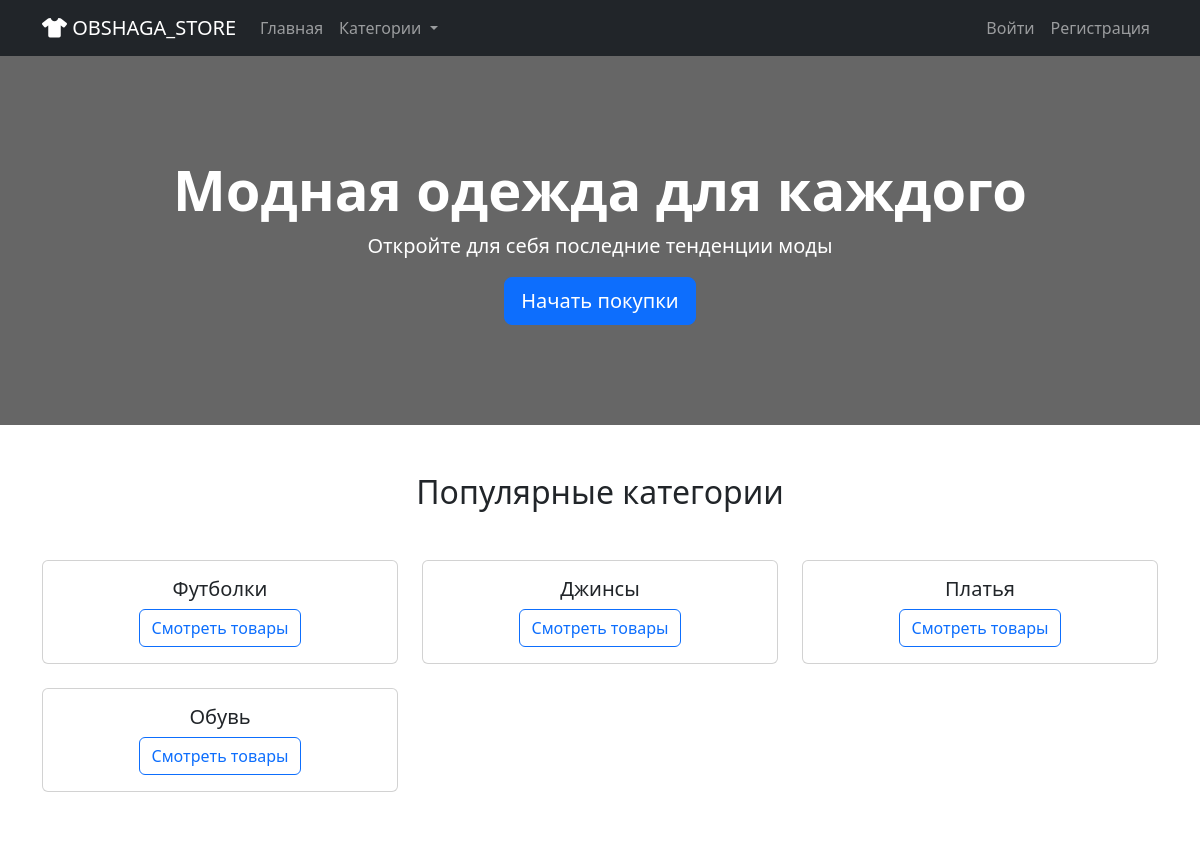
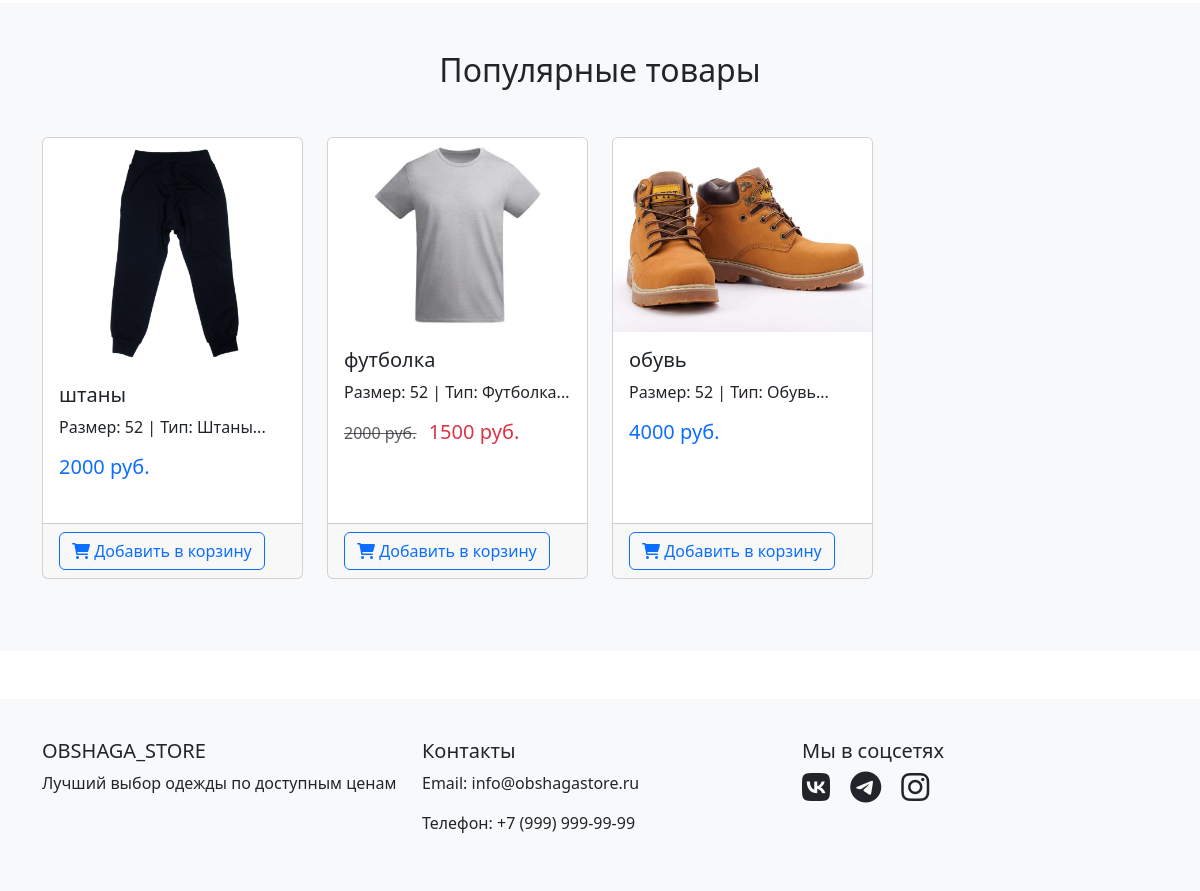
The page / on the database its author committed (2 pictures, top to bottom).
### data/items.py (models this page shows, shortened)
class Item(SqlAlchemyBase, UserMixin, SerializerMixin):
    __tablename__ = 'items'
    id = sqlalchemy.Column(sqlalchemy.Integer,
                           primary_key=True, autoincrement=True)
    name = sqlalchemy.Column(sqlalchemy.String, default='None', nullable=True)
    img = sqlalchemy.Column(sqlalchemy.String, default='None', nullable=True)
    price = sqlalchemy.Column(sqlalchemy.Integer, nullable=True)
    price_down = sqlalchemy.Column(sqlalchemy.Integer, nullable=True)
    size = sqlalchemy.Column(sqlalchemy.String, default='None', nullable=True)
    count = sqlalchemy.Column(sqlalchemy.Integer, nullable=True)
    type_wear = sqlalchemy.Column(sqlalchemy.String, default='None', nullable=True)
    is_see = sqlalchemy.Column(sqlalchemy.Boolean, default=False, nullable=True)
    count_buy = sqlalchemy.Column(sqlalchemy.Integer, default=0, nullable=True)
    user_id = sqlalchemy.Column(sqlalchemy.Integer,
                                sqlalchemy.ForeignKey("users.id"))
    user = orm.relationship('User')
    @property
    def image_url(self):
        return self.img if self.img != 'None' else 'https://via.placeholder.com/250x300'
    @property
    def description(self):
        return f"Размер: {self.size} | Тип: {self.type_wear}"

### lms.py (the view)
@app.route("/")
def index():
    db_sess = db_session.create_session()
    items = db_sess.query(Item).filter(Item.is_see == True).limit(3).all()
    categories = [
        {'id': 1, 'name': 'Футболки'},
        {'id': 2, 'name': 'Джинсы'},
        {'id': 3, 'name': 'Платья'},
        {'id': 4, 'name': 'Обувь'}
    ]
    return render_template("index.html",
                           title='FashionStore - Главная',
                           products=items,
                           categories=categories,
                           current_user=current_user)

### data/db_session.py (called while the page is built)
def create_session() -> Session:
    global __factory
    return __factory()

### templates/index.html (shortened to what this page needs)
{% extends "layout.html" %}
{% block content %}
<section class="hero-section text-center">
    <div class="container">
        <h1 class="display-4 fw-bold">Модная одежда для каждого</h1>
        <p class="lead">Откройте для себя последние тенденции моды</p>
        <a href="#products" class="btn btn-primary btn-lg">Начать покупки</a>
    </div>
</section>
<section class="py-5">
    <div class="container">
        <h2 class="text-center mb-5">Популярные категории</h2>
        <div class="row">
            {% for category in categories %}
            <div class="col-md-4 mb-4">
                <div class="card category-card h-100">
                    <div class="card-body text-center">
                        <h5 class="card-title">{{ category.name }}</h5>
                        <a href="{{ url_for('category', category_id=category.id) }}" class="btn btn-outline-primary">Смотреть товары</a>
                    </div>
                </div>
            </div>
            {% endfor %}
        </div>
    </div>
</section>
<section class="py-5 bg-light" id="products">
    <div class="container">
        <h2 class="text-center mb-5">Популярные товары</h2>
        <div class="row">
            {% for product in products %}
            <div class="col-lg-3 col-md-6 mb-4">
                <div class="card product-card h-100">
                    <img src="static/img/{{ product.image_url }}" class="card-img-top" alt="{{ product.name }}">
                    <div class="card-body">
                        <h5 class="card-title">{{ product.name }}</h5>
                        <p class="card-text">{{ product.description[:100] }}...</p>
                        <div class="d-flex justify-content-between align-items-center">
                            {% if product.price_down > 0 %}
                            <div>
                                <span class="text-muted text-decoration-line-through">{{ product.price }} руб.</span>
                                <span class="h5 text-danger ms-2">{{ product.price - product.price_down }} руб.</span>
                            </div>
                            {% else %}
                            <span class="h5 text-primary">{{ product.price }} руб.</span>
                            {% endif %}
                        </div>
                    </div>
                    <div class="card-footer">
                        <a href="/wantbuyitem/{{ product.id }}" class="btn btn-outline-primary">
                            <i class="fas fa-shopping-cart"></i> Добавить в корзину
                        </a>
                    </div>
                </div>
            </div>
            {% endfor %}
        </div>
    </div>
</section>
{% endblock %}

### templates/layout.html (style rules this page uses)
.hero-section { background: linear-gradient(rgba(0,0,0,0.5), rgba(0,0,0,0.5)), url('https://via.placeholder.com/1920x600'); background-size: cover; background-position: center; color: white; padding: 100px 0; }
.product-card { transition: transform 0.3s; margin-bottom: 20px; }

### rows shown on the page
Item: image_url (picture), name "штаны", size+type_wear "Размер: 52 | Тип: Штаны", price "2000"
Item: image_url (picture), name "футболка", size+type_wear "Размер: 52 | Тип: Футболка", price "2000", product.price-product.price_down "1500"
Item: image_url (picture), name "обувь", size+type_wear "Размер: 52 | Тип: Обувь", price "4000"

### other values the page prints
{{ category.name }} "Футболки" "Джинсы" "Платья" "Обувь"
